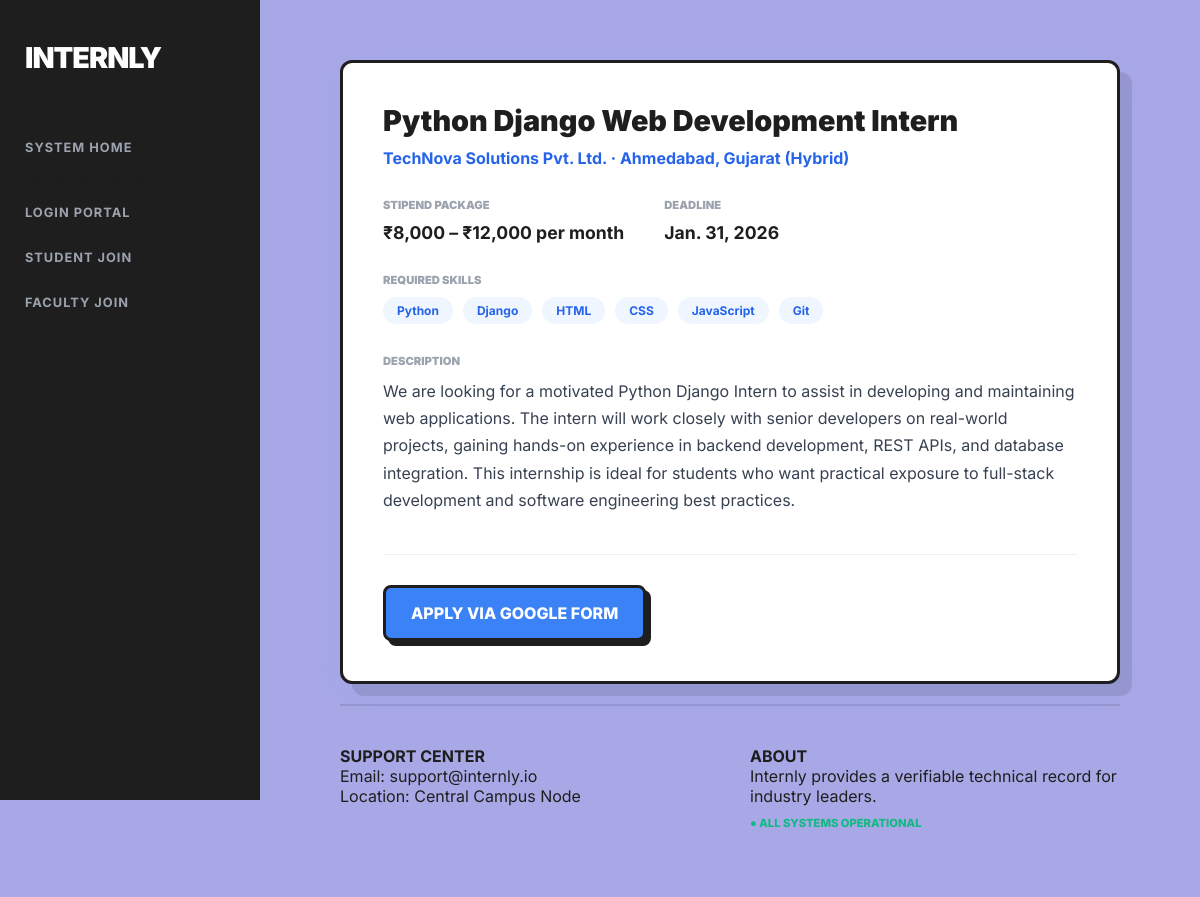
The app's page /internships/1/ with its own data.
### management/models.py (models this page shows, shortened)
class Internship(models.Model):
    title = models.CharField(max_length=200)
    company_name = models.CharField(max_length=200)
    location = models.CharField(max_length=200)
    stipend = models.CharField(max_length=100)
    deadline = models.DateField()
    required_skills = models.TextField()
    description = models.TextField()
    faculty = models.ForeignKey(User, on_delete=models.CASCADE)
    external_apply_link = models.URLField(blank=True, null=True)

### management/views.py (the view)
# urls.py: path('internships/<int:pk>/', views.internship_detail, name='internship_detail'),
def internship_detail(request, pk):
    internship = get_object_or_404(Internship, pk=pk)
    return render(request, 'management/internship_detail.html', {
        'internship': internship
    })

### management/templates/management/internship_detail.html (shortened to what this page needs)
{% extends 'management/base.html' %}
{% block content %}
<div style="max-width: 900px; margin: 0 auto;">
    <div class="workspace-card" style="padding: 40px;">
        <h2 style="font-weight: 900; font-size: 1.8rem; margin-bottom: 10px;">
            {{ internship.title }}
        </h2>
        <p style="font-weight: 700; color: #2563eb;">
            {{ internship.company_name }} · {{ internship.location }}
        </p>
        <div style="display: flex; gap: 40px; margin-top: 30px;">
            <div>
                <h4 style="font-weight: 900; font-size: 0.7rem; color: #9ca3af; margin-bottom: 10px;">
                    STIPEND PACKAGE
                </h4>
                <p style="font-weight: 700; font-size: 1.1rem;">
                    {{ internship.stipend }}
                </p>
            </div>
            <div>
                <h4 style="font-weight: 900; font-size: 0.7rem; color: #9ca3af; margin-bottom: 10px;">
                    DEADLINE
                </h4>
                <p style="font-weight: 700; font-size: 1.1rem;">
                    {{ internship.deadline }}
                </p>
            </div>
        </div>
        <div style="margin-top: 30px;">
            <h4 style="font-weight: 900; font-size: 0.7rem; color: #9ca3af; margin-bottom: 10px;">
                REQUIRED SKILLS
            </h4>
            <div style="display: flex; flex-wrap: wrap; gap: 10px;">
                {% for skill in internship.required_skills.split %}
                    <span style="
                        background: #eff6ff;
                        color: #2563eb;
                        padding: 6px 14px;
                        border-radius: 20px;
                        font-weight: 700;
                        font-size: 0.75rem;
                    ">
                        {{ skill }}
                    </span>
                {% endfor %}
            </div>
        </div>
        <div style="margin-top: 30px;">
            <h4 style="font-weight: 900; font-size: 0.7rem; color: #9ca3af; margin-bottom: 10px;">
                DESCRIPTION
            </h4>
            <p style="color: #374151; line-height: 1.7;">
                {{ internship.description }}
            </p>
        </div>
        <div style="margin-top: 40px; border-top: 1px solid #eee; padding-top: 30px;">
            {% if internship.external_apply_link %}
                <a href="{{ internship.external_apply_link }}"
                   target="_blank"
                   class="btn-primary"
                   style="display: inline-block; text-decoration: none;">
                    APPLY VIA GOOGLE FORM
                </a>
            {% endif %}
        </div>
    </div>
</div>
{% endblock %}

### management/static/css/style.css (style rules this page uses)
:root { --brand-blue: #3b82f6; --brand-dark: #1e1e1e; --brand-lavender: #a8a8e6; --brand-white: #ffffff; --sidebar-width: 260px; }
* { box-sizing: border-box; margin: 0; padding: 0; }
body { font-family: 'Inter', sans-serif; background-color: var(--brand-lavender); display: flex; color: var(--brand-dark); min-height: 100vh; }
.workspace-card { background: var(--brand-white); padding: 35px; border-radius: 12px; border: 3px solid var(--brand-dark); box-shadow: 12px 12px 0px rgba(0, 0, 0, 0.1), 0 10px 30px rgba(59, 130, 246, 0.05); transition: all 0.3s cubic-bezier(0.175, 0.885, 0.32, 1.275); margin-bottom: 20px; }
.btn-primary { background: var(--brand-blue); color: white; border: 3px solid var(--brand-dark); padding: 15px 25px; font-weight: 800; border-radius: 8px; text-decoration: none; box-shadow: 5px 5px 0px var(--brand-dark); display: inline-block; cursor: pointer; text-align: center; transition: 0.2s; }

### records on screen
Internship: title "Python Django Web Development Intern", company_name "TechNova Solutions Pvt. Ltd.", location "Ahmedabad, Gujarat (Hybrid)", stipend "₹8,000 – ₹12,000 per month", deadline "Jan. 31, 2026", description "We are looking for a motivated Python Django Intern to assist in developing and maintaining web applications. The intern will work closely with senior developers on real-world projects, gaining hands-on experience in backend development, REST APIs, and database integration. This internship is ideal for students who want practical exposure to full-stack development and software engineering best practices."

### other values on screen
{{ skill }} "Python" "Django" "HTML" "CSS" "JavaScript" "Git"
